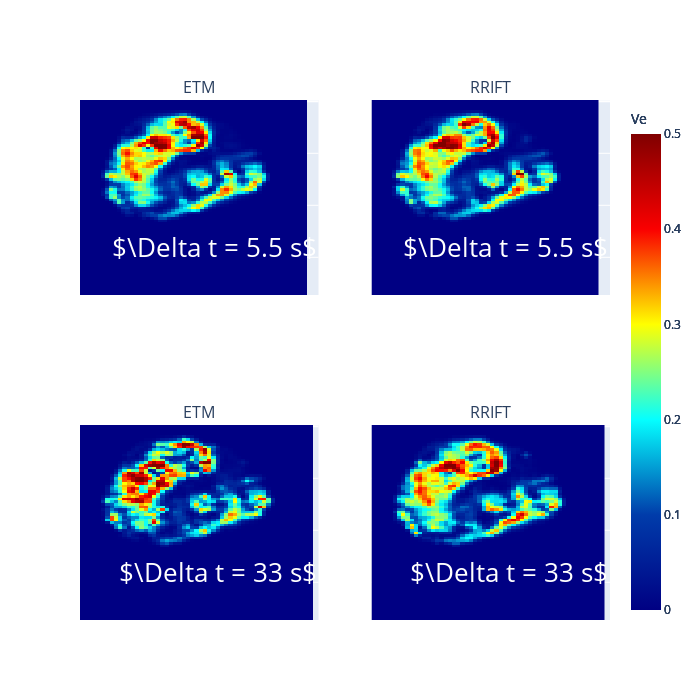

The notebook cell this image was saved under:
### Code cell
%get mapVeE1 --from MATLAB
%get mapVeR1 --from MATLAB
%get mapVeE2 --from MATLAB
%get mapVeR2 --from MATLAB

%get myS --from MATLAB

fig = make_subplots(rows=2, cols=2, column_widths=[0.5, 0.5], subplot_titles=('ETM', 'RRIFT', 'ETM', 'RRIFT'))

sub1 = go.Heatmap(z=mapVeE1[:,:,myS-1], zmin=0, zmax=0.5, colorscale='jet', colorbar={"title": 'Ve'})
fig.append_trace(sub1,1,1)
sub2 = go.Heatmap(z=mapVeR1[:,:,myS-1], zmin=0, zmax=0.5, colorscale='jet', colorbar={"title": 'Ve'})
fig.append_trace(sub2,1,2)
sub3 = go.Heatmap(z=mapVeE2[:,:,myS-1], zmin=0, zmax=0.5, colorscale='jet', colorbar={"title": 'Ve'})
fig.append_trace(sub3,2,1)
sub4 = go.Heatmap(z=mapVeR2[:,:,myS-1], zmin=0, zmax=0.5, colorscale='jet', colorbar={"title": 'Ve'})
fig.append_trace(sub4,2,2)

fig.add_annotation(text=r'$\Delta t = 5.5 s$',
                  xref="x", yref="y",
                  x=32, y=56, showarrow=False, font = dict(size = 26, color="white"), row=1, col=1)
fig.add_annotation(text=r'$\Delta t = 5.5 s$',
                  xref="x", yref="y",
                  x=32, y=56, showarrow=False, font = dict(size = 26, color="white"), row=1, col=2)
fig.add_annotation(text=r'$\Delta t = 33 s$',
                  xref="x", yref="y",
                  x=32, y=56, showarrow=False, font = dict(size = 26, color="white"), row=2, col=1)
fig.add_annotation(text=r'$\Delta t = 33 s$',
                  xref="x", yref="y",
                  x=32, y=56, showarrow=False, font = dict(size = 26, color="white"), row=2, col=2)

fig.update_layout(yaxis_autorange="reversed", width = 700, height = 700)
fig.update_yaxes(autorange="reversed", showticklabels = False)
fig.update_xaxes(showticklabels = False)

fig.show()

### Figure 1 — Plotly figure (JSON) as saved in the notebook; plotly's stock layout.template omitted (floating-point values rounded to 4 significant figures; data arrays with more than 128 entries replaced by an {"elided": "..."} marker saying what was removed)
{"data": [{"colorbar": {"title": {"text": "Ve"}}, "colorscale": [[0, "rgb(0,0,131)"], [0.2, "rgb(0,60,170)"], [0.4, "rgb(5,255,255)"], [0.6, "rgb(255,255,0)"], [0.8, "rgb(250,0,0)"], [1, "rgb(128,0,0)"]], "type": "heatmap", "xaxis": "x", "yaxis": "y", "z": {"elided": "75x55 float values"}, "zmax": 0.5, "zmin": 0}, {"colorbar": {"title": {"text": "Ve"}}, "colorscale": [[0, "rgb(0,0,131)"], [0.2, "rgb(0,60,170)"], [0.4, "rgb(5,255,255)"], [0.6, "rgb(255,255,0)"], [0.8, "rgb(250,0,0)"], [1, "rgb(128,0,0)"]], "type": "heatmap", "xaxis": "x2", "yaxis": "y2", "z": {"elided": "75x55 float values"}, "zmax": 0.5, "zmin": 0}, {"colorbar": {"title": {"text": "Ve"}}, "colorscale": [[0, "rgb(0,0,131)"], [0.2, "rgb(0,60,170)"], [0.4, "rgb(5,255,255)"], [0.6, "rgb(255,255,0)"], [0.8, "rgb(250,0,0)"], [1, "rgb(128,0,0)"]], "type": "heatmap", "xaxis": "x3", "yaxis": "y3", "z": {"elided": "75x55 float values"}, "zmax": 0.5, "zmin": 0}, {"colorbar": {"title": {"text": "Ve"}}, "colorscale": [[0, "rgb(0,0,131)"], [0.2, "rgb(0,60,170)"], [0.4, "rgb(5,255,255)"], [0.6, "rgb(255,255,0)"], [0.8, "rgb(250,0,0)"], [1, "rgb(128,0,0)"]], "type": "heatmap", "xaxis": "x4", "yaxis": "y4", "z": {"elided": "75x55 float values"}, "zmax": 0.5, "zmin": 0}], "layout": {"annotations": [{"font": {"size": 16}, "showarrow": false, "text": "ETM", "x": 0.225, "xanchor": "center", "xref": "paper", "y": 1, "yanchor": "bottom", "yref": "paper"}, {"font": {"size": 16}, "showarrow": false, "text": "RRIFT", "x": 0.775, "xanchor": "center", "xref": "paper", "y": 1, "yanchor": "bottom", "yref": "paper"}, {"font": {"size": 16}, "showarrow": false, "text": "ETM", "x": 0.225, "xanchor": "center", "xref": "paper", "y": 0.375, "yanchor": "bottom", "yref": "paper"}, {"font": {"size": 16}, "showarrow": false, "text": "RRIFT", "x": 0.775, "xanchor": "center", "xref": "paper", "y": 0.375, "yanchor": "bottom", "yref": "paper"}, {"font": {"color": "white", "size": 26}, "showarrow": false, "text": "$\\Delta t = 5.5 s$", "x": 32, "xref": "x", "y": 56, "yref": "y"}, {"font": {"color": "white", "size": 26}, "showarrow": false, "text": "$\\Delta t = 5.5 s$", "x": 32, "xref": "x2", "y": 56, "yref": "y2"}, {"font": {"color": "white", "size": 26}, "showarrow": false, "text": "$\\Delta t = 33 s$", "x": 32, "xref": "x3", "y": 56, "yref": "y3"}, {"font": {"color": "white", "size": 26}, "showarrow": false, "text": "$\\Delta t = 33 s$", "x": 32, "xref": "x4", "y": 56, "yref": "y4"}], "height": 700, "width": 700, "xaxis": {"anchor": "y", "domain": [0, 0.45], "showticklabels": false}, "xaxis2": {"anchor": "y2", "domain": [0.55, 1], "showticklabels": false}, "xaxis3": {"anchor": "y3", "domain": [0, 0.45], "showticklabels": false}, "xaxis4": {"anchor": "y4", "domain": [0.55, 1], "showticklabels": false}, "yaxis": {"anchor": "x", "autorange": "reversed", "domain": [0.625, 1], "showticklabels": false}, "yaxis2": {"anchor": "x2", "autorange": "reversed", "domain": [0.625, 1], "showticklabels": false}, "yaxis3": {"anchor": "x3", "autorange": "reversed", "domain": [0, 0.375], "showticklabels": false}, "yaxis4": {"anchor": "x4", "autorange": "reversed", "domain": [0, 0.375], "showticklabels": false}}}
